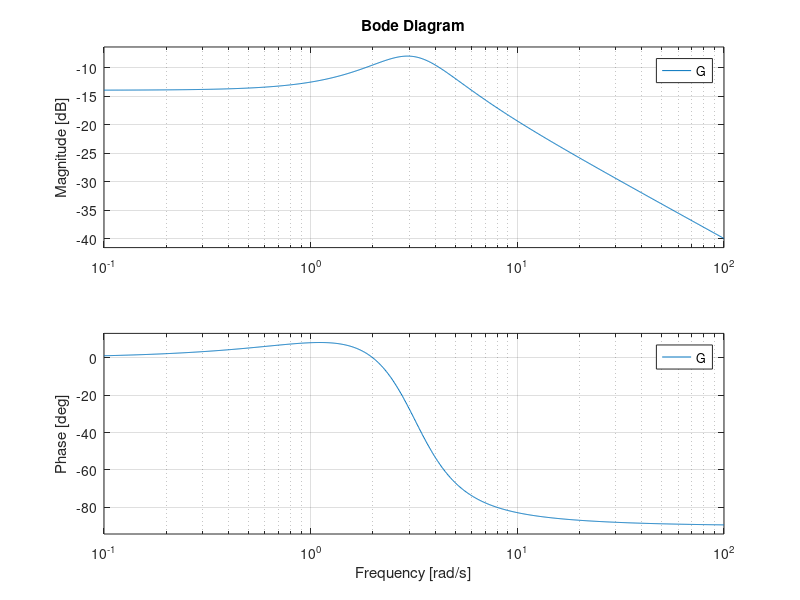
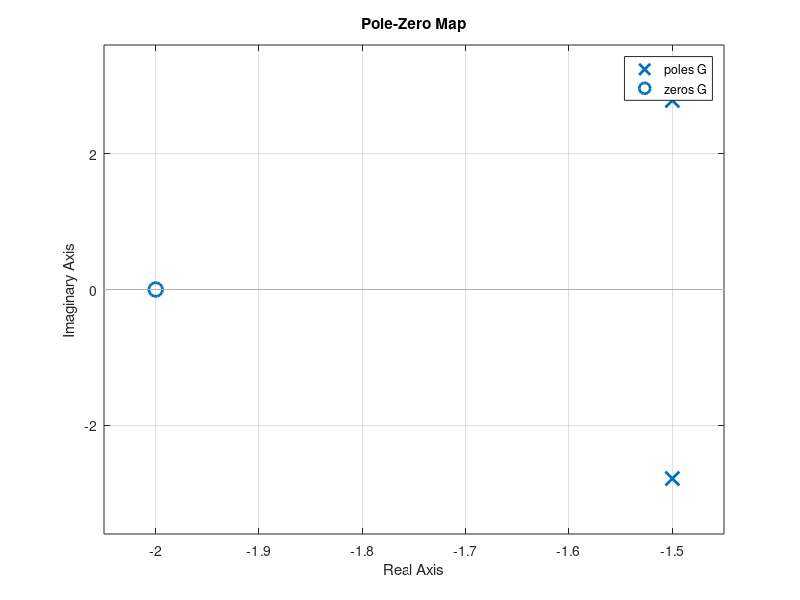
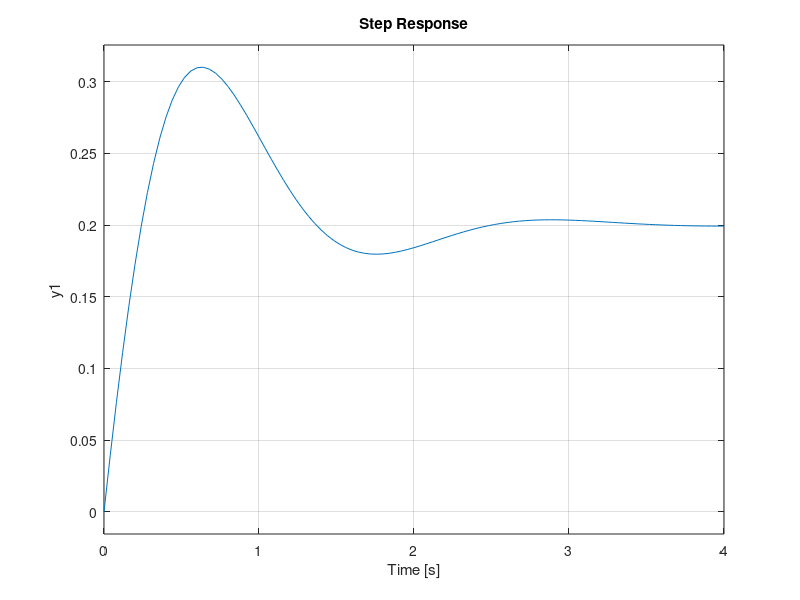
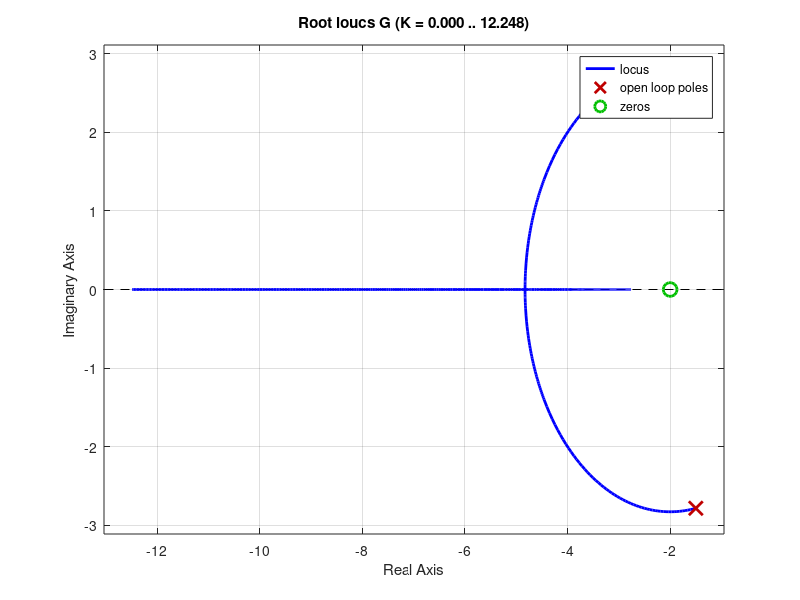

The MATLAB source for these figures, in order:
% Define s as a transfer function variable
s = tf('s');

% system transfer function G(s)
G = (s + 2) / (s^2 + 3*s + 10);

%poles and zeros
pole(G)
zero(G)

% frequency and time domain plots instantly
figure; bode(G);       % Magnitude & Phase plots
figure; pzmap(G);      % Pole-Zero map on the s-plane
figure; step(G);       % Step response in time domain
figure; rlocus(G);     % Root locus plot
